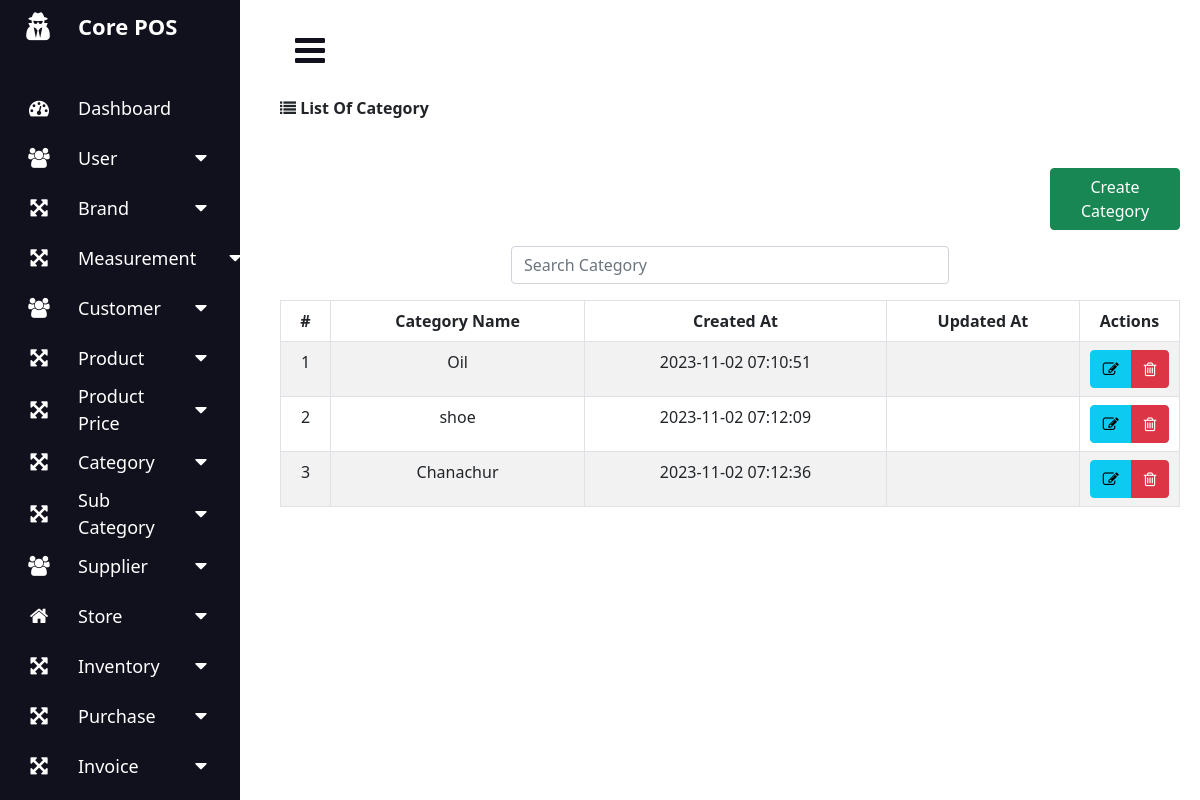
The page /index.php?page=category_list (signed in) on the database its author committed.
### tables this page shows
CREATE TABLE `category` (
  `id` int(11) NOT NULL,
  `category_name` varchar(250) DEFAULT NULL,
  `created_at` timestamp NOT NULL DEFAULT current_timestamp(),
  `updated_at` timestamp NULL DEFAULT NULL ON UPDATE current_timestamp()
);

### category_list.php (the view, shortened to what this page needs)
<?php
$conn = mysqli_connect("localhost","root","","core_pos");
?>
<?php
$category = "SELECT * FROM category";
$result = $conn->query($category);
?>
<div class="row">
    <div class="col-md-12">
      <div class="panel panel-default">
      <div class="panel-heading">
          <strong>
            <span><i class="fa fa-list" aria-hidden="true"></i></span>
            <span>List Of Category</span>
         </strong>
        </div>
      <div class="row mt-5">
                  <div class="col-sm-10"></div>
                  <div class="col-sm-2">
                  <div class="col-lg-12 col-md-12 col-xl-12 text-right mb-3">
                    <a href="index.php?page=add_category" class="btn btn-success float-right">Create Category</a>
                  </div>
                  </div>
                </div>
                <div class="row">
              <div class="col-md-3"></div>
                <div class="col-md-6">
                  <form action="" method="GET">
                    <div class="input-group mb-3">
                      <input type="text" name="search" id="search_text_category" class="form-control" placeholder="Search Category">
                    </div>
                  </form>
                </div>
                <div class="col-md-3"></div>
                </div>
        <div class="panel-body">
          <table class="table table-bordered table-striped" id="table_data">
            <thead>
              <tr>
                <th class="text-center" style="width: 50px;">#</th>
                <th class="text-center"> Category Name</th>
                <th class="text-center"> Created At </th>
                <th class="text-center"> Updated At </th>
                <th class="text-center" style="width: 100px;"> Actions </th>
              </tr>
            </thead>
            <tbody>
              <tr>
                <?php $n=1; foreach($result as $row): ?>
                <td class="text-center"><?php echo $n++; ?></td>
                <td class="text-center"> <?php echo ($row['category_name']); ?></td>
                <td class="text-center"> <?php echo ($row['created_at']); ?></td>
                <td class="text-center"> <?php echo ($row['updated_at']); ?></td>
                <td class="text-center">
                  <div class="btn-group">
                    <a href="index.php?page=edit_category&id=<?php echo (int)$row['id'];?>" class="btn btn-info btn-xs"  title="Edit" data-toggle="tooltip">
                      <span ><i class="fa fa-pencil-square-o" aria-hidden="true"></i></span>
                    </a>
                    <a href="index.php?page=delete_category&id=<?php echo (int)$row['id'];?>" class="btn btn-danger btn-xs"  title="Delete" data-toggle="tooltip">
                      <span><i class="fa fa-trash-o" aria-hidden="true"></i></span>
                    </a>
                  </div>
                </td>
              </tr>
              <?php endforeach;?>
            </tbody>
        </div>
      </div>
    </div>
  </div>

### styles.css (style rules this page uses)
* { margin: 0; padding: 0; box-sizing: border-box; }

### rows shown on the page
category: category_name "Oil", created_at "2023-11-02 07:10:51"
category: category_name "shoe", created_at "2023-11-02 07:12:09"
category: category_name "Chanachur", created_at "2023-11-02 07:12:36"
